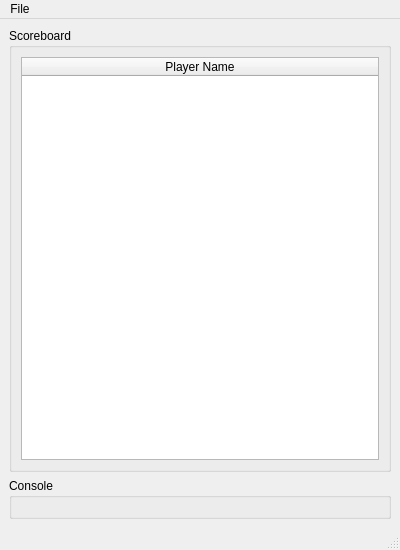
<?xml version="1.0" encoding="UTF-8"?>
<ui version="4.0">
 <class>RemoteConsole</class>
 <widget class="QMainWindow" name="RemoteConsole">
  <property name="geometry">
   <rect>
    <x>0</x>
    <y>0</y>
    <width>400</width>
    <height>550</height>
   </rect>
  </property>
  <property name="windowTitle">
   <string>Remote Console</string>
  </property>
  <widget class="QWidget" name="centralwidget">
   <layout class="QVBoxLayout" name="verticalLayout">
    <item>
     <widget class="QGroupBox" name="groupBox">
      <property name="title">
       <string>Scoreboard</string>
      </property>
      <layout class="QVBoxLayout" name="verticalLayout_2">
       <item>
        <widget class="QTableWidget" name="playerTable">
         <property name="editTriggers">
          <set>QAbstractItemView::NoEditTriggers</set>
         </property>
         <property name="selectionMode">
          <enum>QAbstractItemView::SingleSelection</enum>
         </property>
         <property name="selectionBehavior">
          <enum>QAbstractItemView::SelectRows</enum>
         </property>
         <property name="showGrid">
          <bool>false</bool>
         </property>
         <property name="wordWrap">
          <bool>false</bool>
         </property>
         <attribute name="horizontalHeaderStretchLastSection">
          <bool>true</bool>
         </attribute>
         <attribute name="verticalHeaderVisible">
          <bool>false</bool>
         </attribute>
         <attribute name="verticalHeaderDefaultSectionSize">
          <number>18</number>
         </attribute>
         <column>
          <property name="text">
           <string>Player Name</string>
          </property>
         </column>
        </widget>
       </item>
      </layout>
     </widget>
    </item>
    <item>
     <widget class="QGroupBox" name="console">
      <property name="title">
       <string>Console</string>
      </property>
      <layout class="QVBoxLayout" name="verticalLayout_3"/>
     </widget>
    </item>
   </layout>
  </widget>
  <widget class="QMenuBar" name="menubar">
   <property name="geometry">
    <rect>
     <x>0</x>
     <y>0</y>
     <width>400</width>
     <height>22</height>
    </rect>
   </property>
   <widget class="QMenu" name="menuFile">
    <property name="title">
     <string>File</string>
    </property>
    <addaction name="actionDisconnect"/>
   </widget>
   <addaction name="menuFile"/>
  </widget>
  <widget class="QStatusBar" name="statusbar"/>
  <action name="actionDisconnect">
   <property name="text">
    <string>Disconnect</string>
   </property>
  </action>
 </widget>
 <resources/>
 <connections/>
</ui>
